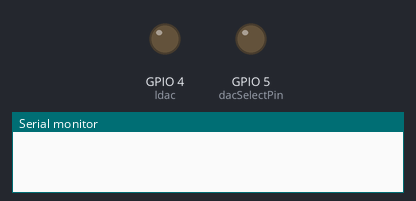
The sketch below on a simulated ESP32. Shown: output pins drawn as LEDs (lit = HIGH), the last lines printed to the serial monitor.

Above: at 0.0 s.
At 0.6 s:
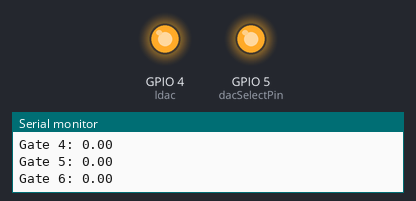
Timing chart, 0 to 2.1 s (numbered marks = the images above):
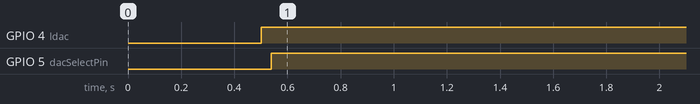

Measured:
- by itself, GPIO 4 (ldac): LOW → HIGH at 0.50 s
- by itself, GPIO 5 (dacSelectPin): LOW → HIGH at 0.54 s

The sketch:

gate_voltage_test.ino
```cpp
#include <SPI.h>

#define VSPI_MISO   MISO
#define VSPI_MOSI   MOSI
#define VSPI_SCLK   SCK
//#define VSPI_SS     SS

#if CONFIG_IDF_TARGET_ESP32S2
#define VSPI FSPI
#endif

//uninitalised pointers to SPI objects
SPIClass * vspi = NULL;

static const unsigned long spiClk = 4000000;

const int dacSelectPin = 5;
const int ldac = 4;
const int vgs_dac_channels [6] = {0, 1, 2, 3, 5, 6};   //address bits for gates 1-6 of the DAC
const float amps [3] = {1, 10.1, 20.1};
const int desired_amps [6] = {0, 0, 0, 0, 0, 0};    //0 for x1, 1 for x10, 2 for x20

void setupDac() {
  vspi->beginTransaction(SPISettings(spiClk, MSBFIRST, SPI_MODE0));
  digitalWrite(dacSelectPin, LOW);
  vspi->transfer16(0b1 << 15);   //set up DAC with gain of 1, unbuffered on all channels
  //Serial.println(0b1 << 15);
  digitalWrite(dacSelectPin, HIGH);
  vspi->endTransaction();


  vspi->beginTransaction(SPISettings(spiClk, MSBFIRST, SPI_MODE0));
  digitalWrite(dacSelectPin, LOW);
  vspi->transfer16(0b1010000000000001);   //set up DAC with with LDAC high (default mode, so not needed), DAC outputs will not update until LDAC is pulsed low
  digitalWrite(dacSelectPin, HIGH);
  vspi->endTransaction();

}

void writeDac(unsigned int chan, unsigned int val) {
  vspi->beginTransaction(SPISettings(spiClk, MSBFIRST, SPI_MODE0));
  digitalWrite(dacSelectPin, LOW);
  vspi->transfer16(((0b111 & chan) << 12) + val);   //bits 14 through 12 for channel select, lower 12 bits for DAC data
  //Serial.println(((0b111 & chan) << 12) + val);
  digitalWrite(dacSelectPin, HIGH);
  vspi->endTransaction();
}

void ldac_pulse() {
  digitalWrite(ldac, LOW);
  digitalWrite(ldac, HIGH);
}


void setup() {
  vspi = new SPIClass(VSPI);
  vspi->begin();

  Serial.begin(115200); //begin serial comms
  delay(500); //wait a bit (100 ms)

  pinMode(ldac, OUTPUT);
  pinMode(dacSelectPin, OUTPUT);
  digitalWrite(ldac, HIGH);
  digitalWrite(dacSelectPin, HIGH);

  setupDac();
}

void loop() {
  for (int i = 0; i <= 10; i++) {
    Serial.println();
    for (int gate = 0; gate < 6; gate++) {

      int voltage_binary = i*400;
      int offset = 0;
      if ((gate == 4 || gate == 5) && (voltage_binary >= 20)) {
        offset = 20;
      }

      float true_voltage = ((voltage_binary/4096.0*2.0 - 1)*amps[desired_amps[gate]]) + 1;
      writeDac(vgs_dac_channels[gate], voltage_binary - offset);
      Serial.println("Gate " + String(gate+1) + ": " + String(true_voltage));
    }
    ldac_pulse();
    delay(4000);
  }

}
```
